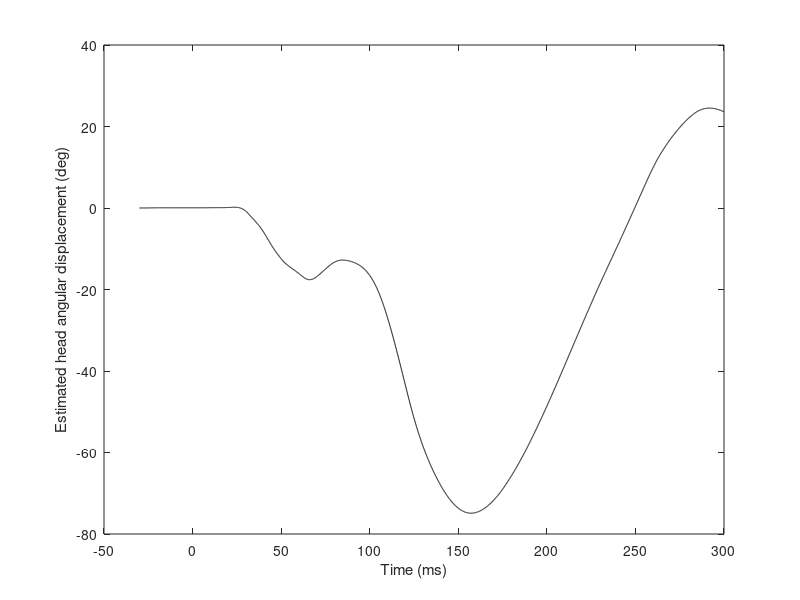

Write the MATLAB code that produced this figure. (Note: this script raises an error after producing the figure.)
% MEGN505
% Crash test data analysis

%% Set-up

clc; clear all; close all;

% Import crash test datafile
load('subaru_legacy_passenger_data.mat');

% Checking if the angular displacement is primarily positive or negative
beta = cumtrapz(tdata,omega2);
figure()
clf;
plot(tdata*1000,beta,'k-');
xlabel('Time (ms)')
ylabel('Estimated head angular displacement (deg)')

% If beta is primarily positive, switch signs of omega values
%omega1 = -omega1;
%omega2 = -omega2;
%omega3 = -omega3;

% Converting acceleration data from g's to m/s^2
g = 9.81;   % m/s^2
a1 = a1*g;
a2 = a2*g;
a3 = a3*g;

%% Calculating Euler angles using ODE45

v0 = [0;0;0];       % ICs
tol = 1e-8;         % simulation tolerance value
opts = odeset('abstol',tol,'reltol',tol);  % setting tolerances
[t,v] = ode45(@(t,v)orientation_from_gyroscope(t,v,omega1,omega2,omega3,tdata),tdata,v0,opts);

psi = v(:,1);
theta = v(:,2);
phi = v(:,3);

figure()
clf;
subplot(3,1,1)
plot(tdata*1000,psi,'k-')
ylim([-100 100])
ylabel('\psi (deg)')
xlabel('t (ms)')
subplot(3,1,2)
plot(tdata*1000,theta,'k-')
ylim([-100 100])
ylabel('\theta (deg)')
xlabel('t (ms)')
subplot(3,1,3)
plot(tdata*1000,phi,'k-')
ylim([-100 100])
ylabel('\phi (deg)')
xlabel('t (ms)')

%% Transforming acceleration data

for i=1:size(tdata,1)
    a1_now = a1(i);
    a2_now = a2(i);
    a3_now = a3(i);
    psi_now = psi(i);
    theta_now = theta(i);
    phi_now = phi(i);
    R_b_I = [cosd(psi_now)*cosd(theta_now),cosd(psi_now)*sind(theta_now)*sind(phi_now)-sind(psi_now)*cosd(phi_now),cosd(psi_now)*sind(theta_now)*cosd(phi_now)+sind(psi_now)*sind(phi_now);
             sind(psi_now)*cosd(theta_now),sind(psi_now)*sind(theta_now)*sind(phi_now)+cosd(psi_now)*cosd(phi_now),sind(psi_now)*sind(theta_now)*cosd(phi_now)-cosd(psi_now)*sind(phi_now);
             -sind(theta_now),cosd(theta_now)*sind(phi_now),cosd(theta_now)*cosd(phi_now)];
    aI(:,i) = R_b_I*[a1_now;a2_now;a3_now];
end

aX = aI(1,:)';
aY = aI(2,:)';
aZ = aI(3,:)';

%% Calculating displacements using ODE45

v0 = [0;0;0;35/2.237;0;0];  % ICs (mph converted to m/s)
tol = 1e-8;         % simulation tolerance value
opts = odeset('abstol',tol,'reltol',tol);  % setting tolerances
[t,v] = ode45(@(t,v)disp_from_accel(t,v,aX,aY,aZ,tdata),tdata,v0,opts);

X = v(:,1);
Y = v(:,2);
Z = v(:,3);

figure()
clf;
subplot(3,1,1)
plot(tdata*1000,X,'k-')
ylim([0 2])
ylabel('X (m)')
xlabel('t (ms)')
subplot(3,1,2)
plot(tdata*1000,Y,'k-')
ylim([-.1 .2])
ylabel('Y (m)')
xlabel('t (ms)')
subplot(3,1,3)
plot(tdata*1000,Z,'k-')
ylim([-.2 .4])
ylabel('Z (m)')
xlabel('t (ms)')

%% Animation of head motion

animate_head_motion(X,Y,Z,psi*pi/180,theta*pi/180,phi*pi/180,3,2,1,'default')
